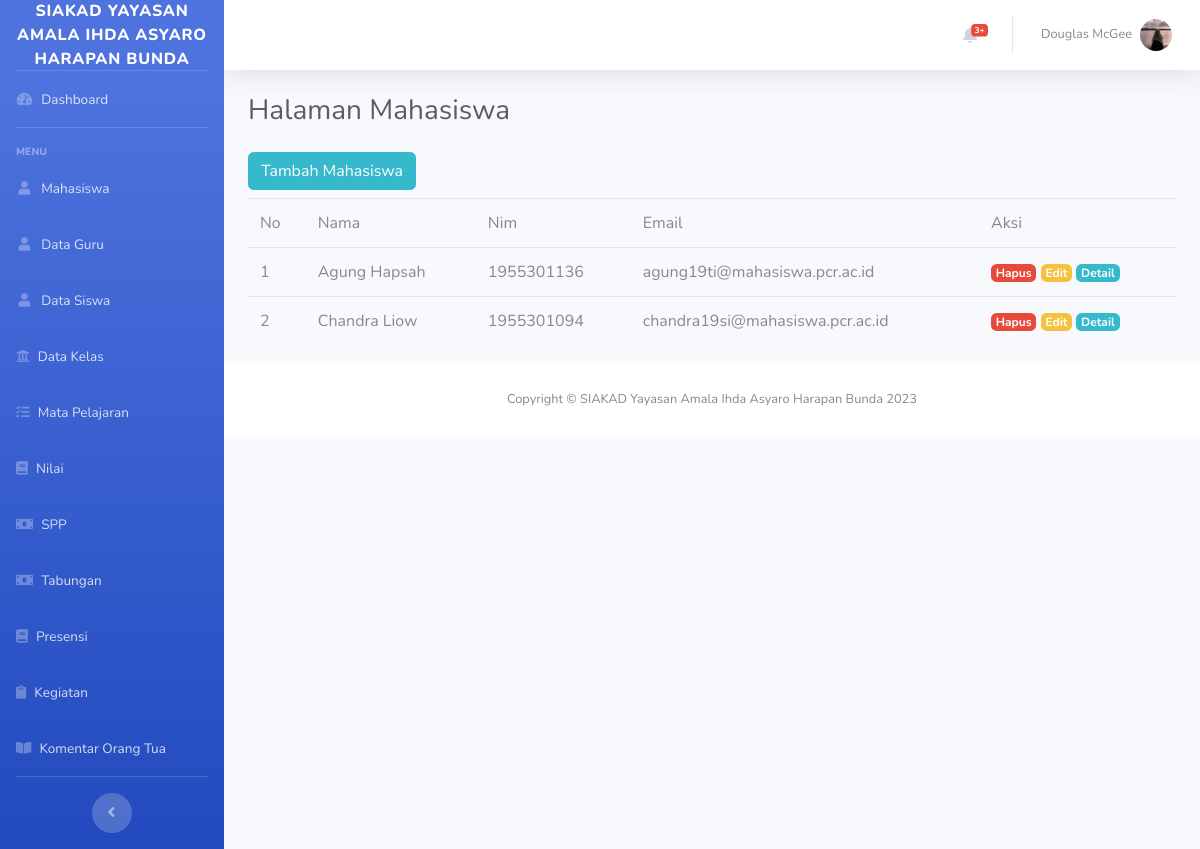
Screenshot of /index.php/mahasiswa with the database file from the repository.
### tables this page shows
CREATE TABLE `mahasiswa` (
  `id` int(11) NOT NULL,
  `nama` varchar(255) NOT NULL,
  `nim` int(11) NOT NULL,
  `jenis_kelamin` varchar(15) NOT NULL,
  `email` varchar(100) NOT NULL,
  `prodi` varchar(100) NOT NULL,
  `asal_sekolah` varchar(100) NOT NULL,
  `no_hp` varchar(12) NOT NULL,
  `alamat` varchar(100) NOT NULL
);

### application/controllers/Mahasiswa.php (called while the page is built, shortened)
<?php
class Mahasiswa extends CI_Controller
{
    public function __construct()
    {
        $this->load->model('Mahasiswa_model');
    }
    function index()
    {
        $data['judul'] = "Halaman Mahasiswa";
        $data['mahasiswa'] = $this->Mahasiswa_model->get();
        $data['judul'] = "Halaman Mahasiswa";
        $this->load->view("layout/header");
        $this->load->view("mahasiswa/vw_mahasiswa", $data);
        $this->load->view("layout/footer");
    }
}

### index.php (called while the page is built, shortened)
<?php
require_once BASEPATH.'core/CodeIgniter.php';

### application/models/Mahasiswa_model.php (called while the page is built, shortened)
<?php
class Mahasiswa_model extends CI_Model
{
    public $table = 'mahasiswa';
    public function get()
    {
        $this->db->from($this->table);
        $query = $this->db->get();
        return $query->result_array();
    }
}

### application/views/mahasiswa/vw_mahasiswa.php (the view)
<div class="container-fluid">
    <h1 class="h3 mb-4 text-gray-800"><?php echo $judul; ?></h1>
        <div class="row">
            <div class="col-md-6"><a href="<?= base_url(); ?>Mahasiswa/tambah" class="btn btn-info mb-2">Tambah Mahasiswa</a></div>
            <div class="col-md-12">
                <table class="table">
                    <thead>
                        <tr>
                            <td>No</td>
                            <td>Nama</td>
                            <td>Nim</td>
                            <td>Email</td>
                            <td>Aksi</td>
                        </tr>
                    </thead>
                    <tbody>
                        <?php $i = 1; ?>
                        <?php foreach ($mahasiswa as $us) : ?>
                            <tr>
                                <td><?= $i; ?></td>
                                <td><?= $us['nama'] ?></td>
                                <td><?= $us['nim'] ?></td>
                                <td><?= $us['email'] ?></td>
                                <td>
                                    <a href="<?= base_url('Mahasiswa/hapus/') .$us['id']; ?>" class="badge badge-danger">Hapus</a>
                                    <a href="<?= base_url('Mahasiswa/edit/') .$us['id']; ?>" class="badge badge-warning">Edit</a>
                                    <a href="<?= base_url('Mahasiswa/detail/') .$us['id']; ?>" class="badge badge-info">Detail</a>
                                </td>
                            </tr>
                            <?php $i++; ?>
                        <?php endforeach; ?>
                    </tbody>
                </table>
            </div>
        </div>
    </div>

### rows the page displays
mahasiswa: nama "Agung Hapsah", nim "1955301136", email "agung19ti@mahasiswa.pcr.ac.id"
mahasiswa: nama "Chandra Liow", nim "1955301094", email "chandra19si@mahasiswa.pcr.ac.id"

### other values shown
$judul "Halaman Mahasiswa"
